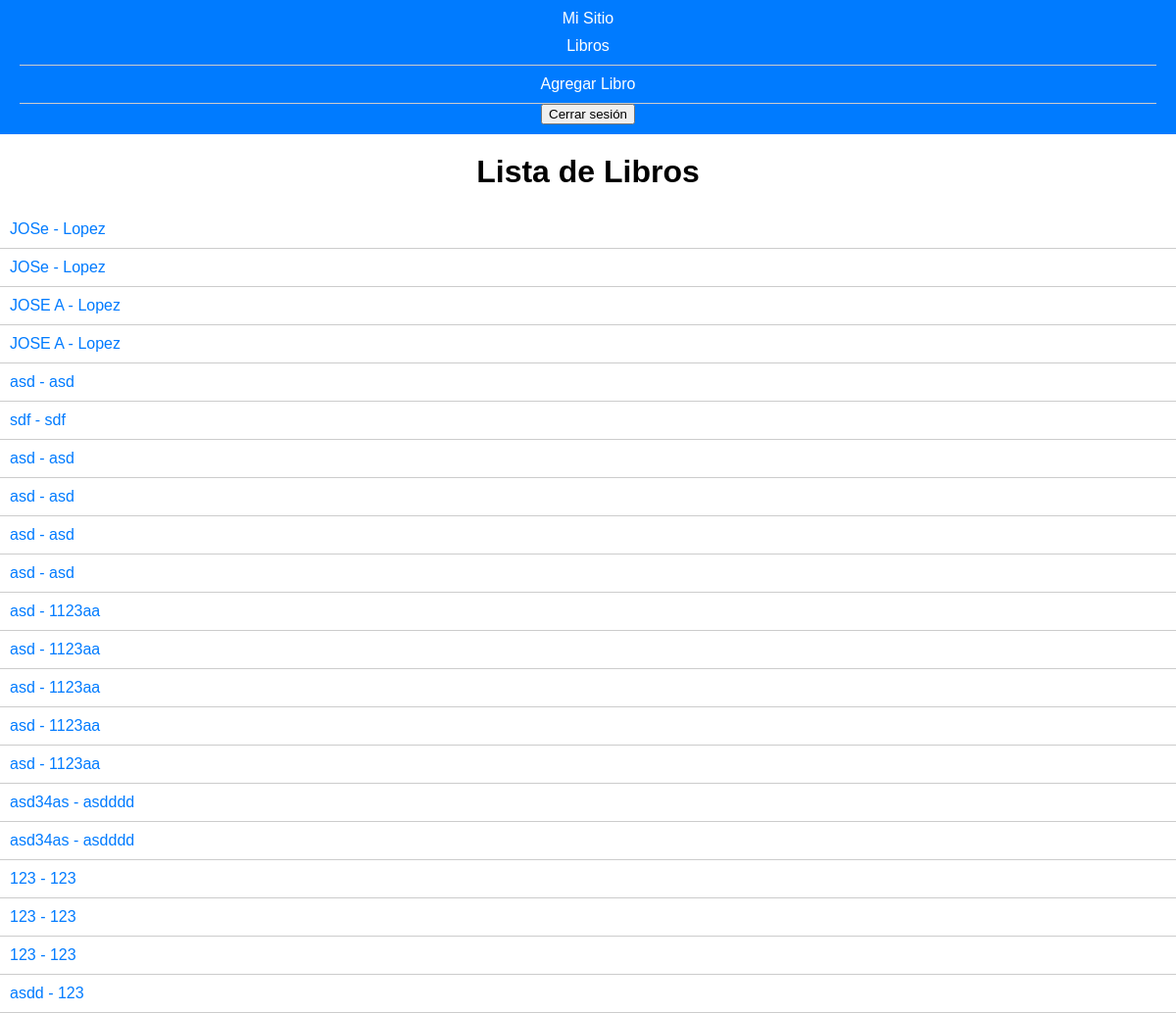
/libros/ (signed in), run on the app's committed database.
### biblioteca/models.py (models this page shows, shortened)
class Libro(models.Model):
    titulo = models.CharField(max_length=200)
    autor = models.CharField(max_length=200)
    año_publi = models.PositiveIntegerField()
    stock = models.PositiveIntegerField()

### biblioteca/views.py (the view)
# urls.py: path('libros/', ListaLibrosView.as_view(), name='lista_libros'),
class ListaLibrosView(LoginRequiredMixin, ListView):
    model = Libro
    template_name = 'lista_libros.html'
    context_object_name = 'libros'
    login_url = 'login'
    redirect_field_name = 'login'

### biblioteca/templates/lista_libros.html (shortened to what this page needs)
<!DOCTYPE html>
<html lang="es">
<head>
</head>
<body>
    {% include "nav_bar.html" %}
    <h1>Lista de Libros</h1>
    <ul>
        {% for libro in libros %}
        <li class="nav-item">
            <a href="{% url 'detalles_libro' pk=libro.pk %}">{{ libro.titulo }} - {{ libro.autor }}</a>
        </li>
        {% endfor %}
    </ul>
</body>
</html>

### biblioteca/templates/nav_bar.html (shortened to what this page needs)
<nav class="navbar navbar-expand-lg navbar-light bg-light">
  <a class="navbar-brand" href="#">Mi Sitio</a>
  <div class="collapse navbar-collapse" id="navbarNav">
    <ul class="navbar-nav mr-auto">
      <li class="nav-item">
        <a class="nav-link" href="{% url 'lista_libros' %}">Libros</a>
      </li>
      {% if request.user.rol == 'administrador' %}
      <li class="nav-item">
        <a class="nav-link" href="{% url 'crear_libro' %}">Agregar Libro</a>
      </li>
      {% endif %}
    </ul>
    <form class="form-inline my-2 my-lg-0" action="{% url 'logout' %}" method="post">
      <button class="btn btn-outline-danger my-2 my-sm-0" type="submit">Cerrar sesión</button>
    </form>
  </div>
</nav>

### biblioteca/templates/lista_libros.html (style rules this page uses)
body { font-family: Arial, sans-serif; background-color: #fff; color: #000; margin: 0; padding: 0; }
.navbar { background-color: #007bff; padding: 10px 20px; color: #fff; text-align: center; }
.navbar a { color: #fff; text-decoration: none; transition: color 0.3s; }
h1 { text-align: center; margin-top: 20px; }
ul { list-style-type: none; padding: 0; margin: 0; }
li { padding: 10px; border-bottom: 1px solid #ccc; }
li a { text-decoration: none; color: #007bff; transition: color 0.3s; }

### biblioteca/templates/nav_bar.html (style rules this page uses)
body { font-family: Arial, sans-serif; background-color: #fff; color: #000; margin: 0; padding: 0; }
.navbar { background-color: #007bff; padding: 10px 20px; color: #fff; text-align: center; }
.navbar a { color: #fff; text-decoration: none; transition: color 0.3s; }
h1 { text-align: center; margin-top: 20px; }
ul { list-style-type: none; padding: 0; margin: 0; }
li { padding: 10px; border-bottom: 1px solid #ccc; }
li a { text-decoration: none; color: #007bff; transition: color 0.3s; }

### data on the page
Libro: titulo "JOSe", autor "Lopez"
Libro: titulo "JOSe", autor "Lopez"
Libro: titulo "JOSE A", autor "Lopez"
Libro: titulo "JOSE A", autor "Lopez"
Libro: titulo "asd", autor "asd"
Libro: titulo "sdf", autor "sdf"
Libro: titulo "asd", autor "asd"
Libro: titulo "asd", autor "asd"
Libro: titulo "asd", autor "asd"
Libro: titulo "asd", autor "asd"
Libro: titulo "asd", autor "1123aa"
Libro: titulo "asd", autor "1123aa"
Libro: titulo "asd", autor "1123aa"
Libro: titulo "asd", autor "1123aa"
Libro: titulo "asd", autor "1123aa"
Libro: titulo "asd34as", autor "asdddd"
Libro: titulo "asd34as", autor "asdddd"
Libro: titulo "123", autor "123"
Libro: titulo "123", autor "123"
Libro: titulo "123", autor "123"
Libro: titulo "asdd", autor "123"
